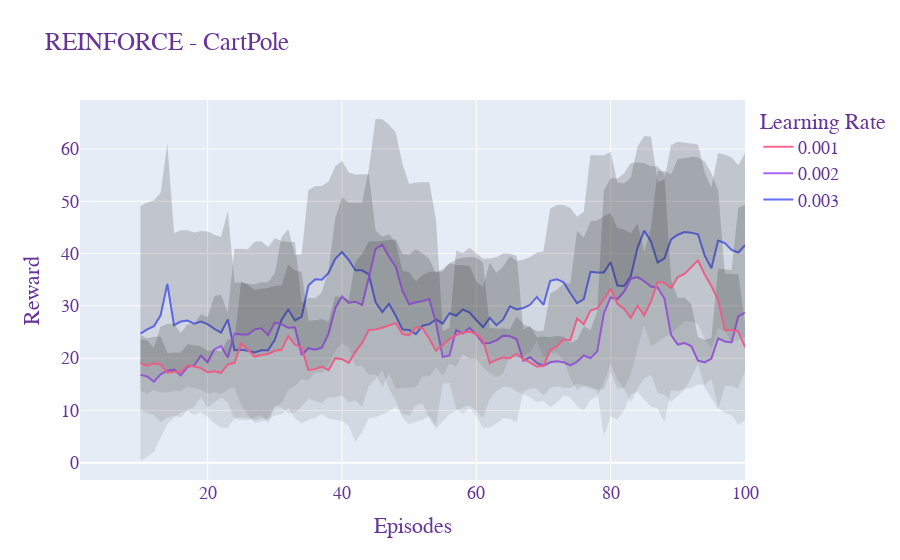

Notebook cell for this chart:
### Code cell
import gym
from torchvision.transforms import Grayscale, Resize, Normalize
import gym_super_mario_bros
from gym_super_mario_bros.actions import SIMPLE_MOVEMENT
from nes_py.wrappers import JoypadSpace
import numpy as np
import torch
import torch.nn as nn
import torch.optim as optim
import plotly.graph_objects as go
import pandas as pd
import imageio
import os

# Shape of input images = (240, 256, 3) (height, width, channels) in SMB
PROCESSED_IMG_SIZE = (84, 84)
# How many frames to stack together per observation in SMB
NUM_STACKED_FRAMES = 4
# Alpha step size
LEARNING_RATE = 3e-3
# Discount factor
GAMMA = 0.99
# How many episodes to train for
NUM_EPISODES = 1000
# Capture a video of the agent playing every n episodes
CAPTURE_EVERY_N_EPISODES = 250

# Observe the last of the past 4 frames to speed up training
class SkipFrames(gym.Wrapper):
    def __init__(self, env):
        super().__init__(env)

    def step(self, action):
        total_reward = 0
        done = False
        for _ in range(NUM_STACKED_FRAMES):
            state, reward, done, info = self.env.step(action)
            total_reward += reward
            if done:
                break
        return state, total_reward, done, info


# Preprocess images to greyscale & resize to 84x84
class ImagePreprocessing(gym.ObservationWrapper):
    def __init__(self, env):
        super().__init__(env)
        obs_shape = self.observation_space.shape[:2]
        self.observation_space = gym.spaces.Box(
            low=0, high=255, shape=obs_shape, dtype=np.uint8
        )

    def observation(self, image):
        # image shape = (240, 256, 3)
        image = np.moveaxis(image, [2], [0])
        # image shape = (3, 240, 256)
        image = torch.tensor(image.copy(), dtype=torch.float)
        # convert 3 RGB channels to grayscale
        image = Grayscale()(image)
        # convert 240x256 to 84x84
        image = Resize(PROCESSED_IMG_SIZE)(image)
        # convert [0, 1] to [0, 255]
        image = Normalize(0, 255)(image)
        return image


# A CNN connected to a fully connected layer
# The input dimensions are 1x84x84, with a flat output dimension of NUM_ACTIONS
class SuperMarioCNN(nn.Module):
    def __init__(self, input_channels, output_dim):
        super(SuperMarioCNN, self).__init__()
        self.conv1 = nn.Conv2d(input_channels, 16, kernel_size=4, stride=2)
        self.conv2 = nn.Conv2d(16, 32, kernel_size=4, stride=2)
        self.conv3 = nn.Conv2d(32, 64, kernel_size=4, stride=2)
        self.fc1 = nn.Linear(64 * 64, 256)
        self.fc2 = nn.Linear(256, output_dim)

    def forward(self, x):
        x = torch.relu(self.conv1(x))
        x = torch.relu(self.conv2(x))
        x = torch.relu(self.conv3(x))
        x = torch.flatten(x)
        x = torch.relu(self.fc1(x))
        x = torch.softmax(self.fc2(x), dim=-1)
        return x


# A simple MLP with 2 hidden layers
class AtariNN(nn.Module):
    def __init__(self, input_dim, output_dim, hidden_dim=32):
        super(AtariNN, self).__init__()
        self.fc1 = nn.Linear(input_dim, hidden_dim)
        self.fc2 = nn.Linear(hidden_dim, output_dim)

    def forward(self, x):
        x = torch.from_numpy(x).float().unsqueeze(0)
        x = torch.relu(self.fc1(x))
        x = torch.softmax(self.fc2(x), dim=1)
        return x


# REINFORCE Monte Carlo
class REINFORCE:
    # env: the environment to train on
    # env_type: the type of environment (atari or mario)
    def __init__(self, env, env_type, learning_rate):
        self.env = env
        self.num_actions = env.action_space.n
        self.num_states = env.observation_space.shape[0]
        self.actions_list = np.arange(self.num_actions)
        if env_type == "atari":
            self.policy = AtariNN(self.num_states, self.num_actions)
        else:
            self.policy = SuperMarioCNN(1, self.num_actions)
        self.optimizer = optim.Adam(self.policy.parameters(), lr=learning_rate)

    # Sample an action from the policy, along with the lob probability of that action
    def choose_action(self, state):
        probabilities = self.policy(state)
        dist = torch.distributions.Categorical(probabilities)
        sample = dist.sample()
        return sample.item(), dist.log_prob(sample)

    def update_policy(self, rewards, log_probs):
        # Calculate discounted rewards
        discounted_rewards = []
        G = 0
        for r in reversed(rewards):
            G = r + GAMMA * G
            discounted_rewards.insert(0, G)

        # Calculate the loss
        policy_loss = []
        for log_prob, G in zip(log_probs, discounted_rewards):
            policy_loss.append(-log_prob * G)
        policy_loss = torch.stack(policy_loss).sum()

        # Update the policy with respect to the loss
        self.optimizer.zero_grad()
        policy_loss.backward()
        self.optimizer.step()

    def train(self, episodes, capture=False):
        total_rewards = []
        for episode in range(episodes):
            state = self.env.reset()
            rewards = []
            log_probs = []
            images = []
            done = False
            # Generate episode of experience
            while not done:
                action, log_prob = self.choose_action(state)
                state, reward, done, _ = self.env.step(action)
                # Capture gifs of the agent's progress
                if capture and (episode % CAPTURE_EVERY_N_EPISODES == 0 or episode == episodes - 1):
                    img = env.render(mode="rgb_array")
                    images.append(img)
                log_probs.append(log_prob)
                rewards.append(reward)

            # Use the episode to update the policy
            self.update_policy(rewards, log_probs)

            if episode % 100 == 0:
                print(f"Episode {episode}: Total reward: {sum(rewards)}")
            # Save images if captured
            if images:
                cwd = os.getcwd()
                target_dir = os.path.join(cwd, "videos", f"episode_{episode}.gif")
                imageio.mimsave(
                    target_dir, [np.array(img) for i, img in enumerate(images)], fps=30
                )

            total_rewards.append(sum(rewards))
        return total_rewards


def create_mario_env():
    env = gym_super_mario_bros.make("SuperMarioBros-1-1-v0")
    env = JoypadSpace(env, SIMPLE_MOVEMENT)
    env = ImagePreprocessing(env)
    env = SkipFrames(env)
    return env


def create_cartpole_env():
    env = gym.make("CartPole-v1")
    return env


def plot_rewards(rewards):
    num_episodes = [i+1 for i in range(NUM_EPISODES)]
    fig = go.Figure()

    for results, lr in rewards:
        df = pd.DataFrame(results, columns=["rewards"])
        avg_rewards = df.rolling(10).mean()
        std_rewards = df.rolling(10).std()
        fig.add_trace(
            go.Scatter(
                x=num_episodes,
                y=avg_rewards["rewards"],
                name=f"{lr}",
                mode="lines"
            ),
        )
        fig.add_trace(
            go.Scatter(
                x=num_episodes,
                y=avg_rewards["rewards"] + std_rewards["rewards"],
                name=f"{lr} upper bound",
                mode='lines',
                marker=dict(color="#444"),
                line=dict(width=0),
                fillcolor='rgba(40, 40, 40, 0.1)',
                fill='tonexty',
                showlegend=False,
            )
        )
        fig.add_trace(
            go.Scatter(
                x=num_episodes,
                y=avg_rewards["rewards"] - std_rewards["rewards"],
                name=f"{lr} lower bound",
                mode='lines',
                marker=dict(color="#444"),
                line=dict(width=0),
                fillcolor='rgba(40, 40, 40, 0.1)',
                fill='tonexty',
                showlegend=False,
            )
        )

    fig.update_layout(
        title="REINFORCE - CartPole",
        xaxis_title="Episodes",
        yaxis_title="Reward",
        legend_title="Learning Rate",
        font=dict(family="Courier New, monospace", size=18, color="RebeccaPurple"),
    )

    fig.show()


# env = create_mario_env()
# agent = REINFORCE(env, "mario")

env = create_cartpole_env()

lr_high = 0.003
lr_med = 0.002
lr_low = 0.001

rewards_lr_high = REINFORCE(env, "atari", learning_rate=lr_high).train(episodes=NUM_EPISODES)
rewards_lr_med = REINFORCE(env, "atari", learning_rate=lr_med).train(episodes=NUM_EPISODES)
rewards_lr_low = REINFORCE(env, "atari", learning_rate=lr_low).train(episodes=NUM_EPISODES)

results = [
    (rewards_lr_high, lr_high),
    (rewards_lr_med, lr_med),
    (rewards_lr_low, lr_low),
]

plot_rewards(results)

### Figure 1 — Plotly figure (JSON) as saved in the notebook; plotly's stock layout.template omitted (floating-point values rounded to 4 significant figures)
{"data": [{"mode": "lines", "name": "0.003", "type": "scatter", "x": [1, 2, 3, 4, 5, 6, 7, 8, 9, 10, 11, 12, 13, 14, 15, 16, 17, 18, 19, 20, 21, 22, 23, 24, 25, 26, 27, 28, 29, 30, 31, 32, 33, 34, 35, 36, 37, 38, 39, 40, 41, 42, 43, 44, 45, 46, 47, 48, 49, 50, 51, 52, 53, 54, 55, 56, 57, 58, 59, 60, 61, 62, 63, 64, 65, 66, 67, 68, 69, 70, 71, 72, 73, 74, 75, 76, 77, 78, 79, 80, 81, 82, 83, 84, 85, 86, 87, 88, 89, 90, 91, 92, 93, 94, 95, 96, 97, 98, 99, 100], "y": [null, null, null, null, null, null, null, null, null, 24.7, 25.5, 26.1, 28.2, 34.2, 26.3, 27, 27.2, 26.6, 27, 26.5, 25.6, 24.9, 27.4, 21.5, 21.6, 21.4, 21.1, 21.5, 21.5, 23.5, 27.3, 29.3, 27.2, 27.9, 33.9, 35.1, 35, 36.3, 39, 40.3, 38.8, 36.8, 36.8, 36, 30.7, 28.8, 30.4, 28.1, 25.5, 25.4, 24.6, 26.2, 26.5, 27.4, 26.6, 28.6, 28.1, 29.3, 28.7, 27.3, 25.9, 27.7, 26.3, 27.4, 29.9, 29.3, 29.6, 30.2, 31.7, 30.2, 34.8, 35.1, 34.5, 32.4, 30.5, 31.3, 36.5, 36.4, 36.4, 38.4, 33.9, 33.8, 35.7, 41.1, 44.4, 42.3, 38.3, 39.1, 42.7, 43.6, 44.1, 44, 43.7, 39.6, 37.2, 42.5, 42, 40.7, 40.2, 41.6]}, {"fill": "tonexty", "fillcolor": "rgba(40, 40, 40, 0.1)", "line": {"width": 0}, "marker": {"color": "#444"}, "mode": "lines", "name": "0.003 upper bound", "showlegend": false, "type": "scatter", "x": [1, 2, 3, 4, 5, 6, 7, 8, 9, 10, 11, 12, 13, 14, 15, 16, 17, 18, 19, 20, 21, 22, 23, 24, 25, 26, 27, 28, 29, 30, 31, 32, 33, 34, 35, 36, 37, 38, 39, 40, 41, 42, 43, 44, 45, 46, 47, 48, 49, 50, 51, 52, 53, 54, 55, 56, 57, 58, 59, 60, 61, 62, 63, 64, 65, 66, 67, 68, 69, 70, 71, 72, 73, 74, 75, 76, 77, 78, 79, 80, 81, 82, 83, 84, 85, 86, 87, 88, 89, 90, 91, 92, 93, 94, 95, 96, 97, 98, 99, 100], "y": [null, null, null, null, null, null, null, null, null, 49.07, 49.76, 50.17, 51.62, 61.02, 43.93, 44.4, 44.46, 44.01, 44.31, 44.23, 43.59, 43.18, 48.15, 34.45, 34.49, 34.24, 34.09, 34.51, 34.51, 36.26, 43.18, 44.71, 39.73, 39.86, 52.09, 52.89, 52.92, 53.8, 56.64, 57.77, 55.49, 55.12, 55.12, 55.19, 44.48, 43.21, 43.71, 42.11, 36.72, 36.44, 34.71, 35.88, 36.52, 36.54, 36.58, 38.22, 37.82, 37.75, 37.61, 34.68, 33.61, 38.29, 36.29, 37.59, 39.49, 38.65, 38.8, 39.34, 40.19, 40.37, 48.6, 49.27, 49.3, 48.7, 47.05, 48.01, 58.86, 58.79, 58.79, 59.41, 53.6, 53.4, 54.5, 60.41, 62.48, 62.32, 53.62, 54.2, 60.72, 61.37, 61.15, 61.01, 60.87, 55.43, 52.59, 59.23, 58.92, 58.36, 56.95, 59.18]}, {"fill": "tonexty", "fillcolor": "rgba(40, 40, 40, 0.1)", "line": {"width": 0}, "marker": {"color": "#444"}, "mode": "lines", "name": "0.003 lower bound", "showlegend": false, "type": "scatter", "x": [1, 2, 3, 4, 5, 6, 7, 8, 9, 10, 11, 12, 13, 14, 15, 16, 17, 18, 19, 20, 21, 22, 23, 24, 25, 26, 27, 28, 29, 30, 31, 32, 33, 34, 35, 36, 37, 38, 39, 40, 41, 42, 43, 44, 45, 46, 47, 48, 49, 50, 51, 52, 53, 54, 55, 56, 57, 58, 59, 60, 61, 62, 63, 64, 65, 66, 67, 68, 69, 70, 71, 72, 73, 74, 75, 76, 77, 78, 79, 80, 81, 82, 83, 84, 85, 86, 87, 88, 89, 90, 91, 92, 93, 94, 95, 96, 97, 98, 99, 100], "y": [null, null, null, null, null, null, null, null, null, 0.3277, 1.241, 2.029, 4.782, 7.385, 8.668, 9.596, 9.939, 9.189, 9.686, 8.766, 7.611, 6.622, 6.652, 8.554, 8.714, 8.557, 8.109, 8.485, 8.485, 10.74, 11.42, 13.89, 14.67, 15.94, 15.71, 17.31, 17.08, 18.8, 21.36, 22.83, 22.11, 18.48, 18.48, 16.81, 16.92, 14.39, 17.09, 14.09, 14.28, 14.36, 14.49, 16.52, 16.48, 18.26, 16.62, 18.98, 18.38, 20.85, 19.79, 19.92, 18.19, 17.11, 16.31, 17.21, 20.31, 19.95, 20.4, 21.06, 23.21, 20.03, 21.0, 20.93, 19.7, 16.1, 13.95, 14.59, 14.14, 14.01, 14.01, 17.39, 14.2, 14.2, 16.9, 21.79, 26.32, 22.28, 22.98, 24.0, 24.68, 25.83, 27.05, 26.99, 26.53, 23.77, 21.81, 25.77, 25.08, 23.04, 23.45, 24.02]}, {"mode": "lines", "name": "0.002", "type": "scatter", "x": [1, 2, 3, 4, 5, 6, 7, 8, 9, 10, 11, 12, 13, 14, 15, 16, 17, 18, 19, 20, 21, 22, 23, 24, 25, 26, 27, 28, 29, 30, 31, 32, 33, 34, 35, 36, 37, 38, 39, 40, 41, 42, 43, 44, 45, 46, 47, 48, 49, 50, 51, 52, 53, 54, 55, 56, 57, 58, 59, 60, 61, 62, 63, 64, 65, 66, 67, 68, 69, 70, 71, 72, 73, 74, 75, 76, 77, 78, 79, 80, 81, 82, 83, 84, 85, 86, 87, 88, 89, 90, 91, 92, 93, 94, 95, 96, 97, 98, 99, 100], "y": [null, null, null, null, null, null, null, null, null, 16.8, 16.5, 15.5, 16.9, 17.6, 17.8, 16.7, 18.3, 18.6, 20.5, 19.2, 21.7, 22.3, 20.1, 24.7, 24.5, 24.5, 25.5, 25.7, 24.4, 26.8, 26.5, 25.8, 25.9, 20.6, 21.9, 21.6, 22, 24.7, 29.6, 31.8, 30.6, 30.8, 30.2, 35.4, 40.9, 41.7, 39.4, 37.5, 32.9, 30.3, 30.7, 30.9, 31.3, 26.7, 20.2, 20.5, 25.4, 24.7, 25.8, 24.5, 22.8, 22.9, 23.4, 24.3, 24.2, 23.6, 19.5, 20.2, 19.1, 18.5, 19.2, 19.4, 19.2, 18.6, 19.3, 20.5, 20, 21.3, 28.6, 31.6, 31.3, 32.7, 35.2, 35.5, 34.7, 33.7, 33.5, 31.4, 24.4, 22.6, 22.9, 22.3, 19.5, 19.2, 19.9, 23.8, 23.2, 23, 28, 28.7]}, {"fill": "tonexty", "fillcolor": "rgba(40, 40, 40, 0.1)", "line": {"width": 0}, "marker": {"color": "#444"}, "mode": "lines", "name": "0.002 upper bound", "showlegend": false, "type": "scatter", "x": [1, 2, 3, 4, 5, 6, 7, 8, 9, 10, 11, 12, 13, 14, 15, 16, 17, 18, 19, 20, 21, 22, 23, 24, 25, 26, 27, 28, 29, 30, 31, 32, 33, 34, 35, 36, 37, 38, 39, 40, 41, 42, 43, 44, 45, 46, 47, 48, 49, 50, 51, 52, 53, 54, 55, 56, 57, 58, 59, 60, 61, 62, 63, 64, 65, 66, 67, 68, 69, 70, 71, 72, 73, 74, 75, 76, 77, 78, 79, 80, 81, 82, 83, 84, 85, 86, 87, 88, 89, 90, 91, 92, 93, 94, 95, 96, 97, 98, 99, 100], "y": [null, null, null, null, null, null, null, null, null, 23.61, 23.42, 21.92, 26.07, 26.53, 26.64, 24.78, 26.49, 26.55, 28.43, 27.89, 31.88, 32.14, 28.67, 40.93, 40.88, 40.88, 42.28, 42.34, 41.26, 42.92, 42.41, 42.18, 42.21, 30.5, 31.54, 31.46, 32.56, 36.88, 46.74, 50.74, 49.7, 49.7, 49.71, 56.12, 65.73, 65.69, 64.64, 63.15, 57.16, 53.28, 53.58, 53.63, 53.66, 46.38, 25.25, 25.75, 40.55, 40.08, 41.12, 40.07, 38.99, 39.05, 39.32, 40.07, 40.03, 39.51, 25.41, 26.2, 24.01, 24.14, 24.05, 24.24, 24.09, 22.9, 23.52, 26.1, 25.37, 28.87, 52.11, 54.38, 54.31, 55.37, 57.32, 57.41, 57.29, 56.69, 56.63, 55.13, 34.9, 31.56, 31.59, 30.31, 23.98, 23.52, 23.83, 37.11, 36.93, 36.86, 48.76, 49.35]}, {"fill": "tonexty", "fillcolor": "rgba(40, 40, 40, 0.1)", "line": {"width": 0}, "marker": {"color": "#444"}, "mode": "lines", "name": "0.002 lower bound", "showlegend": false, "type": "scatter", "x": [1, 2, 3, 4, 5, 6, 7, 8, 9, 10, 11, 12, 13, 14, 15, 16, 17, 18, 19, 20, 21, 22, 23, 24, 25, 26, 27, 28, 29, 30, 31, 32, 33, 34, 35, 36, 37, 38, 39, 40, 41, 42, 43, 44, 45, 46, 47, 48, 49, 50, 51, 52, 53, 54, 55, 56, 57, 58, 59, 60, 61, 62, 63, 64, 65, 66, 67, 68, 69, 70, 71, 72, 73, 74, 75, 76, 77, 78, 79, 80, 81, 82, 83, 84, 85, 86, 87, 88, 89, 90, 91, 92, 93, 94, 95, 96, 97, 98, 99, 100], "y": [null, null, null, null, null, null, null, null, null, 9.988, 9.584, 9.084, 7.729, 8.666, 8.958, 8.616, 10.11, 10.65, 12.57, 10.51, 11.52, 12.46, 11.53, 8.465, 8.121, 8.121, 8.719, 9.06, 7.54, 10.68, 10.59, 9.424, 9.594, 10.7, 12.26, 11.74, 11.44, 12.52, 12.46, 12.86, 11.5, 11.9, 10.69, 14.68, 16.07, 17.71, 14.16, 11.85, 8.645, 7.317, 7.823, 8.167, 8.944, 7.019, 15.15, 15.25, 10.25, 9.316, 10.48, 8.928, 6.615, 6.752, 7.482, 8.53, 8.369, 7.689, 13.59, 14.2, 14.19, 12.86, 14.35, 14.56, 14.31, 14.3, 15.08, 14.9, 14.63, 13.73, 5.085, 8.82, 8.288, 10.03, 13.08, 13.59, 12.11, 10.71, 10.37, 7.674, 13.9, 13.64, 14.21, 14.29, 15.02, 14.88, 15.97, 10.49, 9.474, 9.144, 7.242, 8.049]}, {"mode": "lines", "name": "0.001", "type": "scatter", "x": [1, 2, 3, 4, 5, 6, 7, 8, 9, 10, 11, 12, 13, 14, 15, 16, 17, 18, 19, 20, 21, 22, 23, 24, 25, 26, 27, 28, 29, 30, 31, 32, 33, 34, 35, 36, 37, 38, 39, 40, 41, 42, 43, 44, 45, 46, 47, 48, 49, 50, 51, 52, 53, 54, 55, 56, 57, 58, 59, 60, 61, 62, 63, 64, 65, 66, 67, 68, 69, 70, 71, 72, 73, 74, 75, 76, 77, 78, 79, 80, 81, 82, 83, 84, 85, 86, 87, 88, 89, 90, 91, 92, 93, 94, 95, 96, 97, 98, 99, 100], "y": [null, null, null, null, null, null, null, null, null, 19.1, 18.5, 19, 18.8, 17.2, 17.4, 17.4, 18.6, 18.4, 18.1, 17.3, 17.5, 17.2, 18.8, 19.1, 22.8, 21.6, 20.3, 20.6, 20.8, 21.4, 21.6, 24.2, 22.6, 22, 17.7, 17.9, 18.4, 17.7, 20, 19.8, 19.1, 21.2, 22.9, 25.4, 25.5, 25.8, 26.2, 26.7, 24.6, 24.4, 25.9, 25.7, 23.7, 21.4, 22.5, 23.7, 24.4, 24.9, 25.1, 24.6, 23.4, 19, 19.7, 20.1, 20, 20.8, 19.8, 19.2, 18.4, 18.5, 21.5, 22.3, 23.6, 23.4, 27.6, 26.5, 29.1, 29.5, 31.3, 33.3, 30.4, 29.4, 27.7, 30, 28.2, 30.8, 34.6, 34.4, 33.4, 35.5, 36.1, 37.4, 38.7, 36, 33.8, 31.1, 25.4, 25.4, 25.1, 22.1]}, {"fill": "tonexty", "fillcolor": "rgba(40, 40, 40, 0.1)", "line": {"width": 0}, "marker": {"color": "#444"}, "mode": "lines", "name": "0.001 upper bound", "showlegend": false, "type": "scatter", "x": [1, 2, 3, 4, 5, 6, 7, 8, 9, 10, 11, 12, 13, 14, 15, 16, 17, 18, 19, 20, 21, 22, 23, 24, 25, 26, 27, 28, 29, 30, 31, 32, 33, 34, 35, 36, 37, 38, 39, 40, 41, 42, 43, 44, 45, 46, 47, 48, 49, 50, 51, 52, 53, 54, 55, 56, 57, 58, 59, 60, 61, 62, 63, 64, 65, 66, 67, 68, 69, 70, 71, 72, 73, 74, 75, 76, 77, 78, 79, 80, 81, 82, 83, 84, 85, 86, 87, 88, 89, 90, 91, 92, 93, 94, 95, 96, 97, 98, 99, 100], "y": [null, null, null, null, null, null, null, null, null, 24.44, 23.82, 24.08, 24.13, 20.97, 21.09, 21.09, 22.63, 22.46, 22.22, 21.36, 21.53, 21.22, 23.63, 23.68, 34.66, 34.03, 33.01, 33.26, 33.39, 33.78, 33.93, 37.89, 36.72, 36.51, 27.16, 27.23, 27.51, 26.94, 31.82, 31.64, 31.13, 38.4, 39.93, 42.32, 42.33, 42.41, 42.62, 42.74, 39.92, 39.83, 40.82, 40.07, 38.92, 36.29, 37.02, 38.12, 38.85, 39.19, 39.32, 39.26, 38.24, 25.8, 25.66, 25.69, 25.54, 27.96, 26.53, 25.88, 25.19, 25.17, 32.36, 33.08, 34.32, 34.28, 44.38, 43.03, 46.18, 46.31, 47.2, 47.69, 44.87, 44.61, 43.88, 45.8, 40.29, 44.77, 55.84, 55.79, 55.15, 58.09, 58.22, 58.5, 58.42, 57.59, 55.38, 51.96, 36.14, 36.14, 35.99, 26.85]}, {"fill": "tonexty", "fillcolor": "rgba(40, 40, 40, 0.1)", "line": {"width": 0}, "marker": {"color": "#444"}, "mode": "lines", "name": "0.001 lower bound", "showlegend": false, "type": "scatter", "x": [1, 2, 3, 4, 5, 6, 7, 8, 9, 10, 11, 12, 13, 14, 15, 16, 17, 18, 19, 20, 21, 22, 23, 24, 25, 26, 27, 28, 29, 30, 31, 32, 33, 34, 35, 36, 37, 38, 39, 40, 41, 42, 43, 44, 45, 46, 47, 48, 49, 50, 51, 52, 53, 54, 55, 56, 57, 58, 59, 60, 61, 62, 63, 64, 65, 66, 67, 68, 69, 70, 71, 72, 73, 74, 75, 76, 77, 78, 79, 80, 81, 82, 83, 84, 85, 86, 87, 88, 89, 90, 91, 92, 93, 94, 95, 96, 97, 98, 99, 100], "y": [null, null, null, null, null, null, null, null, null, 13.76, 13.18, 13.92, 13.47, 13.43, 13.71, 13.71, 14.57, 14.34, 13.98, 13.24, 13.47, 13.18, 13.97, 14.52, 10.94, 9.171, 7.589, 7.94, 8.205, 9.024, 9.269, 10.51, 8.48, 7.493, 8.236, 8.573, 9.293, 8.462, 8.177, 7.96, 7.068, 4.003, 5.874, 8.481, 8.672, 9.195, 9.783, 10.66, 9.28, 8.971, 10.98, 11.33, 8.475, 6.506, 7.976, 9.277, 9.953, 10.61, 10.88, 9.939, 8.559, 12.2, 13.74, 14.51, 14.46, 13.64, 13.07, 12.52, 11.61, 11.83, 10.64, 11.52, 12.88, 12.52, 10.82, 9.972, 12.02, 12.69, 15.4, 18.91, 15.93, 14.19, 11.52, 14.2, 16.11, 16.83, 13.36, 13.01, 11.65, 12.91, 13.98, 16.3, 18.98, 14.41, 12.22, 10.24, 14.66, 14.66, 14.21, 17.35]}], "layout": {"font": {"color": "RebeccaPurple", "family": "Courier New, monospace", "size": 18}, "legend": {"title": {"text": "Learning Rate"}}, "title": {"text": "REINFORCE - CartPole"}, "xaxis": {"title": {"text": "Episodes"}}, "yaxis": {"title": {"text": "Reward"}}}}
